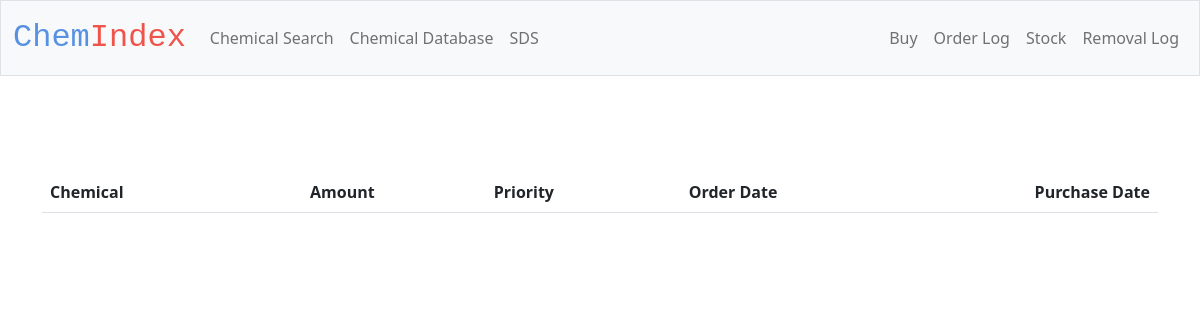
The page /purchase_database on the database as committed earlier.
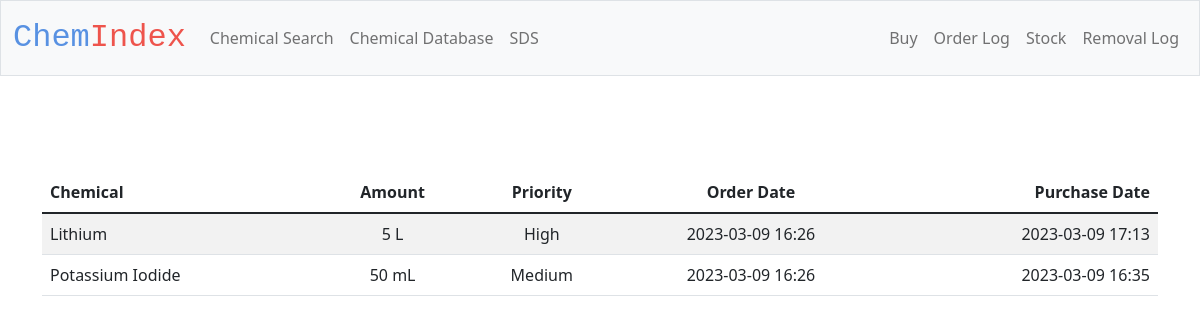
The same page on the database as committed later.
### tables this page shows
CREATE TABLE orders (
    chemical TEXT NOT NULL,
    amount INTEGER NOT NULL,
    unit INTEGER NOT NULL, 
    time DATETIME NOT NULL,
    user TEXT, 
    priority INTEGER NOT NULL, purchase_time DATETIME);

### app.py (the view)
@app.route('/purchase_database')
def purchase_database():
    with sqlite3.connect(db_path) as db:
        data = db.execute("SELECT * FROM orders WHERE amount > 0 ORDER BY time DESC")
        return render_template("purchase_database.html", orders = data)

### templates/purchase_database.html (shortened to what this page needs)
{% extends "layout.html" %}
{% block main %}
<main class="container py-5">
    <table class="table table-striped" id ="purchase_table" name="purchase_table">
        <thead>
            <tr>
                <th class="text-start">Chemical</th>
                <th class="text-center">Amount</th>
                <th class="text-center">Priority</th>
                <th class="text-center">Order Date</th>
                <th class="text-end">Purchase Date</th>
            </tr>
        </thead>
       <tbody>
        {% for row in orders %}
                <tr>
                    <form action="/purchase" method="post">
                    <td class="text-start"> {{row[0]}}</td>
                    <td class="text-center">{{row[1]}} {{row[2]}}</td>
                    <td class="text-center">{{row[5]}}</td>
                    <td class="text-center">{{row[3]}}</td>
                    {%if row[6] == None %}
                        <input id='chemical' type= "hidden" name = 'chemical' value = '{{row[0]}}'>
                        <input id='amount' type= "hidden" name = 'amount' value = '{{row[1]}}'>
                        <input id='unit' type= "hidden" name = 'unit' value = '{{row[2]}}'>
                        <input id='date' type= "hidden" name = 'date' value = '{{row[3]}}'>
                        <td class="text-end"> <button class ="button_sds_database btn btn-primary" type="submit">Purchase</button></td>
                    {%else%}
                        <td class="text-end">{{row[6]}}</td>
                    {% endif %}
                    </form>
                </tr>
        {% endfor %}
        </tbody>
    </table>
        </main>
{% endblock %}

Rows that differ between the two databases and show on the page:
added orders: chemical "Lithium", amount "5", unit "L", priority "High", time "2023-03-09 16:26", purchase_time "2023-03-09 17:13"
added orders: chemical "Potassium Iodide", amount "50", unit "mL", priority "Medium", time "2023-03-09 16:26", purchase_time "2023-03-09 16:35"
